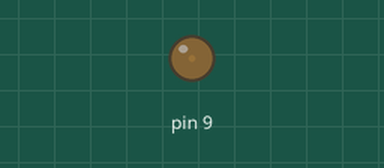
Simulated run of this sketch. Board: Arduino Uno, built with avr-gcc and run on an emulated ATmega328P. Shown: output pins drawn as LEDs (lit = HIGH).

Above: at 0.05 s.
At 0.85 s:
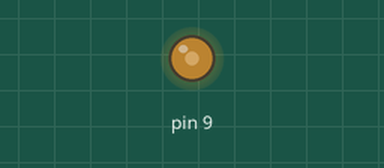
At 1.65 s:
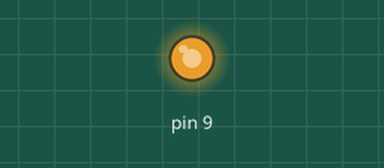
At 4.05 s:
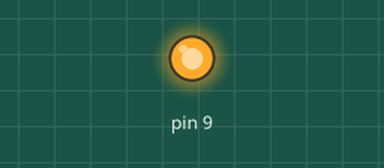
Timing chart, 0 to 5.3 s (numbered marks = the images above):
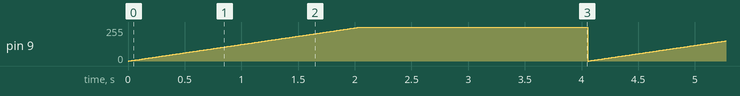

The sketch:

intensity_using_register1.ino
```cpp
// C++ code
//
void setup()
{
  unsigned int capyured = 0;
TCCR1B |= (1<<WGM12);
TCCR1B &= ~(1<<WGM13);
TCCR1A |= (1<<WGM10)|(1<<WGM11);

TCCR1A |= (1<<COM1A1);
TCCR1A &= ~(1<<COM1A0);

TCCR1B |= (1<<CS10)|(1<<CS11);
TCCR1B &= ~(1<<CS12);

DDRB |= (1<<DDB1);
}

void loop()
{
  int i=0;
  for(i=0;i<=1023;i++)
  {
  OCR1A = i;
   delay(2);
  }
  delay(2000);
  for(i=1023;i<0;i--)
  {
  OCR1A = i;
  delay(2);
  }
}
```

Measured:
- by itself, pin 9: ramps from 0/255 to 255/255 and jumps back, once every 4.1 s
